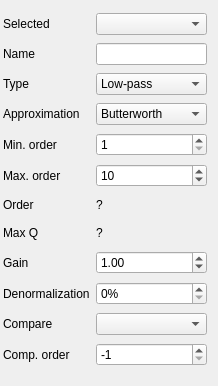
             <widget class="QWidget" name="scrollAreaWidgetContents_3">
              <property name="geometry">
               <rect>
                <x>0</x>
                <y>0</y>
                <width>218</width>
                <height>386</height>
               </rect>
              </property>
              <property name="sizePolicy">
               <sizepolicy hsizetype="Ignored" vsizetype="Preferred">
                <horstretch>0</horstretch>
                <verstretch>0</verstretch>
               </sizepolicy>
              </property>
              <property name="maximumSize">
               <size>
                <width>16777215</width>
                <height>16777215</height>
               </size>
              </property>
              <layout class="QGridLayout" name="gridLayout_2">
               <property name="leftMargin">
                <number>3</number>
               </property>
               <item row="1" column="1">
                <widget class="QLineEdit" name="filtername_box">
                 <property name="mouseTracking">
                  <bool>false</bool>
                 </property>
                 <property name="acceptDrops">
                  <bool>false</bool>
                 </property>
                </widget>
               </item>
               <item row="8" column="1">
                <widget class="QLabel" name="N_label">
                 <property name="maximumSize">
                  <size>
                   <width>16777215</width>
                   <height>20</height>
                  </size>
                 </property>
                 <property name="text">
                  <string>?</string>
                 </property>
                </widget>
               </item>
               <item row="9" column="1">
                <widget class="QLabel" name="max_Q_label">
                 <property name="maximumSize">
                  <size>
                   <width>16777215</width>
                   <height>20</height>
                  </size>
                 </property>
                 <property name="text">
                  <string>?</string>
                 </property>
                </widget>
               </item>
               <item row="1" column="0">
                <widget class="QLabel" name="label_26">
                 <property name="text">
                  <string>Name</string>
                 </property>
                </widget>
               </item>
               <item row="12" column="0">
                <widget class="QLabel" name="label_30">
                 <property name="text">
                  <string>Compare</string>
                 </property>
                </widget>
               </item>
               <item row="3" column="1">
                <widget class="QComboBox" name="aprox_box">
                 <item>
                  <property name="text">
                   <string>Butterworth</string>
                  </property>
                 </item>
                 <item>
                  <property name="text">
                   <string>Chebyshev</string>
                  </property>
                 </item>
                 <item>
                  <property name="text">
                   <string>Chebyshev 2</string>
                  </property>
                 </item>
                 <item>
                  <property name="text">
                   <string>Cauer</string>
                  </property>
                 </item>
                 <item>
                  <property name="text">
                   <string>Legendre</string>
                  </property>
                 </item>
                 <item>
                  <property name="text">
                   <string>Bessel</string>
                  </property>
                 </item>
                 <item>
                  <property name="text">
                   <string>Gauss</string>
                  </property>
                 </item>
                </widget>
               </item>
               <item row="0" column="1">
                <widget class="QComboBox" name="selfil_cb"/>
               </item>
               <item row="2" column="0">
                <widget class="QLabel" name="label_27">
                 <property name="text">
                  <string>Type</string>
                 </property>
                </widget>
               </item>
               <item row="8" column="0">
                <widget class="QLabel" name="label_36">
                 <property name="text">
                  <string>Order</string>
                 </property>
                </widget>
               </item>
               <item row="9" column="0">
                <widget class="QLabel" name="label_32">
                 <property name="text">
                  <string>Max Q</string>
                 </property>
                </widget>
               </item>
               <item row="7" column="1">
                <widget class="QSpinBox" name="N_max_box">
                 <property name="minimum">
                  <number>0</number>
                 </property>
                 <property name="maximum">
                  <number>50</number>
                 </property>
                 <property name="value">
                  <number>10</number>
                 </property>
                </widget>
               </item>
               <item row="10" column="1">
                <widget class="QDoubleSpinBox" name="gain_box">
                 <property name="minimum">
                  <double>0.010000000000000</double>
                 </property>
                 <property name="maximum">
                  <double>1000000.000000000000000</double>
                 </property>
                 <property name="singleStep">
                  <double>0.010000000000000</double>
                 </property>
                 <property name="value">
                  <double>1.000000000000000</double>
                 </property>
                </widget>
               </item>
               <item row="6" column="0">
                <widget class="QLabel" name="label_49">
                 <property name="text">
                  <string>Min. order</string>
                 </property>
                </widget>
               </item>
               <item row="0" column="0">
                <widget class="QLabel" name="label_29">
                 <property name="text">
                  <string>Selected</string>
                 </property>
                </widget>
               </item>
               <item row="2" column="1">
                <widget class="QComboBox" name="tipo_box">
                 <property name="minimumSize">
                  <size>
                   <width>0</width>
                   <height>0</height>
                  </size>
                 </property>
                 <item>
                  <property name="text">
                   <string>Low-pass</string>
                  </property>
                 </item>
                 <item>
                  <property name="text">
                   <string>High-pass</string>
                  </property>
                 </item>
                 <item>
                  <property name="text">
                   <string>Band-pass</string>
                  </property>
                 </item>
                 <item>
                  <property name="text">
                   <string>Band-reject</string>
                  </property>
                 </item>
                 <item>
                  <property name="text">
                   <string>Group delay</string>
                  </property>
                 </item>
                </widget>
               </item>
               <item row="10" column="0">
                <widget class="QLabel" name="label_28">
                 <property name="text">
                  <string>Gain</string>
                 </property>
                </widget>
               </item>
               <item row="11" column="1">
                <widget class="QDoubleSpinBox" name="denorm_box">
                 <property name="suffix">
                  <string>%</string>
                 </property>
                 <property name="decimals">
                  <number>0</number>
                 </property>
                 <property name="minimum">
                  <double>0.000000000000000</double>
                 </property>
                 <property name="maximum">
                  <double>100.000000000000000</double>
                 </property>
                 <property name="singleStep">
                  <double>1.000000000000000</double>
                 </property>
                 <property name="value">
                  <double>0.000000000000000</double>
                 </property>
                </widget>
               </item>
               <item row="3" column="0">
                <widget class="QLabel" name="label_54">
                 <property name="text">
                  <string>Approximation</string>
                 </property>
                </widget>
               </item>
               <item row="7" column="0">
                <widget class="QLabel" name="label_59">
                 <property name="text">
                  <string>Max. order</string>
                 </property>
                </widget>
               </item>
               <item row="6" column="1">
                <widget class="QSpinBox" name="N_min_box">
                 <property name="minimum">
                  <number>1</number>
                 </property>
                 <property name="maximum">
                  <number>50</number>
                 </property>
                </widget>
               </item>
               <item row="12" column="1">
                <widget class="CheckableComboBox" name="compareapprox_cb">
                 <property name="currentIndex">
                  <number>-1</number>
                 </property>
                 <item>
                  <property name="text">
                   <string>Butterworth</string>
                  </property>
                 </item>
                 <item>
                  <property name="text">
                   <string>Chebyshev</string>
                  </property>
                 </item>
                 <item>
                  <property name="text">
                   <string>Chebyshev 2</string>
                  </property>
                 </item>
                 <item>
                  <property name="text">
                   <string>Cauer</string>
                  </property>
                 </item>
                 <item>
                  <property name="text">
                   <string>Legendre</string>
                  </property>
                 </item>
                 <item>
                  <property name="text">
                   <string>Bessel</string>
                  </property>
                 </item>
                 <item>
                  <property name="text">
                   <string>Gauss</string>
                  </property>
                 </item>
                </widget>
               </item>
               <item row="11" column="0">
                <widget class="QLabel" name="label_61">
                 <property name="text">
                  <string>Denormalization</string>
                 </property>
                </widget>
               </item>
               <item row="13" column="0">
                <widget class="QLabel" name="label_33">
                 <property name="text">
                  <string>Comp. order</string>
                 </property>
                </widget>
               </item>
               <item row="13" column="1">
                <widget class="QSpinBox" name="comp_N_box">
                 <property name="toolTip">
                  <string>&lt;html&gt;&lt;head/&gt;&lt;body&gt;&lt;p&gt;Order -1: find lowest order for template&lt;br/&gt;Order 0: use same order as the lead approximation&lt;/p&gt;&lt;p&gt;Order &amp;gt; 0: use this order&lt;/p&gt;&lt;/body&gt;&lt;/html&gt;</string>
                 </property>
                 <property name="minimum">
                  <number>-1</number>
                 </property>
                 <property name="maximum">
                  <number>50</number>
                 </property>
                 <property name="value">
                  <number>-1</number>
                 </property>
                </widget>
               </item>
              </layout>
             </widget>
